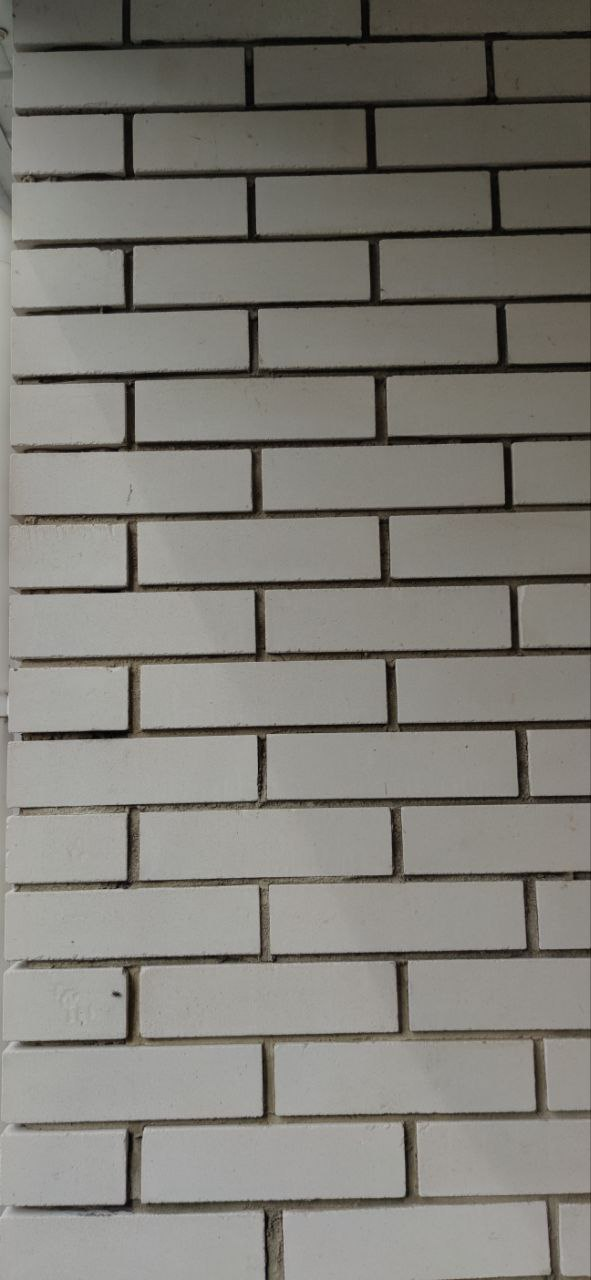
#> input picture images/Bricks_1.jpg, 591 x 1280 px; its folder holds only this picture in this run
$ python preprocessing.py
#> lines starting #> are read from the running program, lines starting #| are printed output that depends on the picture
import cv2
import numpy as np
import os

WIDTH = 600
HEIGHT = 600

def load(path):
#> called with path = './images'
    testsetFilenames = os.listdir(path)
    images = []
    for name in testsetFilenames:
        img = cv2.imread(path + '/' + name)
#> img is the input picture: shape (1280, 591, 3); mean B, G, R 119, 125.4, 127.6
        images.append(img)

    return images


def show(images):
    i = 0
    for img in images:
        cv2.imshow(str(i), img)
        i += 1

    cv2.waitKey(0)
    cv2.destroyAllWindows()

if __name__ == "__main__":
    images = load('./images')
#> images = 1 item

    edges = []
    blurs = []


    i = 1
    for img in images:
        shrinked = cv2.resize(img, (WIDTH, HEIGHT))
        blurred = cv2.GaussianBlur(shrinked, (3,3), 0)
        grayscaled = cv2.cvtColor(blurred, cv2.COLOR_BGR2GRAY)

        edges.append(cv2.Canny(image=grayscaled, threshold1=50, threshold2=150))
#> this loop made 1 pass
#> pass 1, `shrinked = cv2.resize(img, (WIDTH, HEIGHT))`:
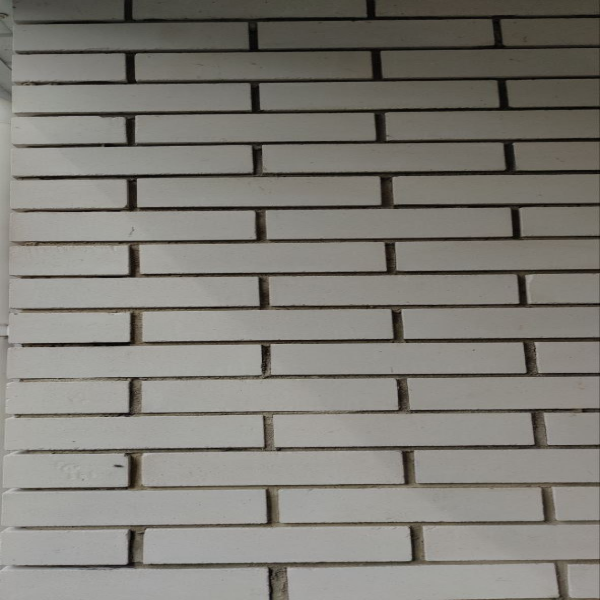
#> shrinked: shape (600, 600, 3); mean B, G, R 119, 125.3, 127.6
#> after the loop, edges = 1 item


    show(edges)
#> the loop in show, `for img in images:` made 1 pass
#> i on pass 1: 1
#> pass 1, in show, `cv2.imshow(str(i), img)`:
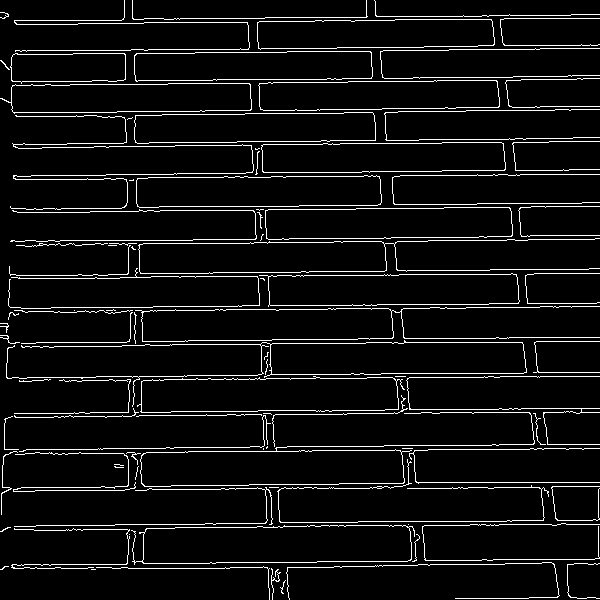
#> window '0': shape (600, 600); 6.4% white in thin lines or dots
#> after the loop in show, `for img in images:`: i = 1

$ run again, on images/Bricks_2.jpg
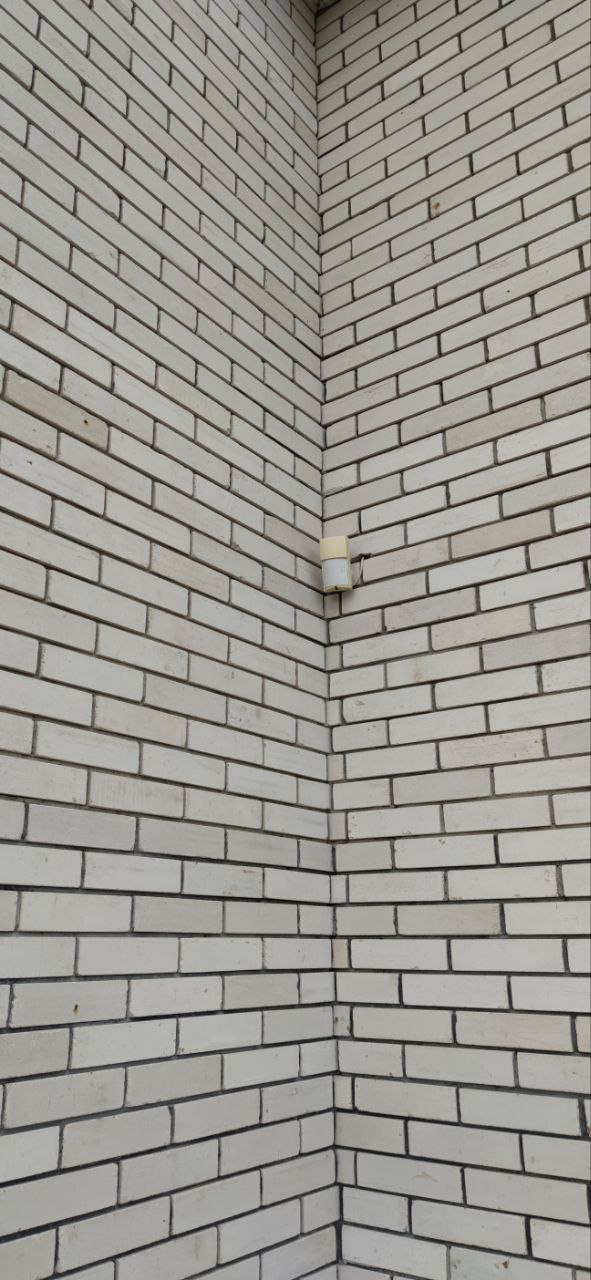
#> input picture images/Bricks_2.jpg, 591 x 1280 px
#> in load, img is the input picture: shape (1280, 591, 3); mean B, G, R 146.3, 151.9, 154.5
#> images = 1 item
#> the loop `for img in images:` made 1 pass
#> pass 1, `grayscaled = cv2.cvtColor(blurred, cv2.COLOR_BGR2GRAY)`:
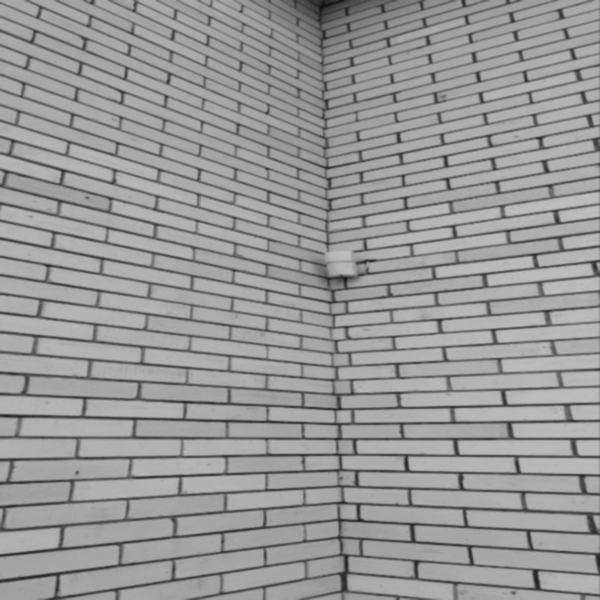
#> grayscaled: shape (600, 600); min 13, max 192, mean 152
#> the loop in show, `for img in images:` made 1 pass
#> i on pass 1: 1
#> pass 1, in show, `cv2.imshow(str(i), img)`:
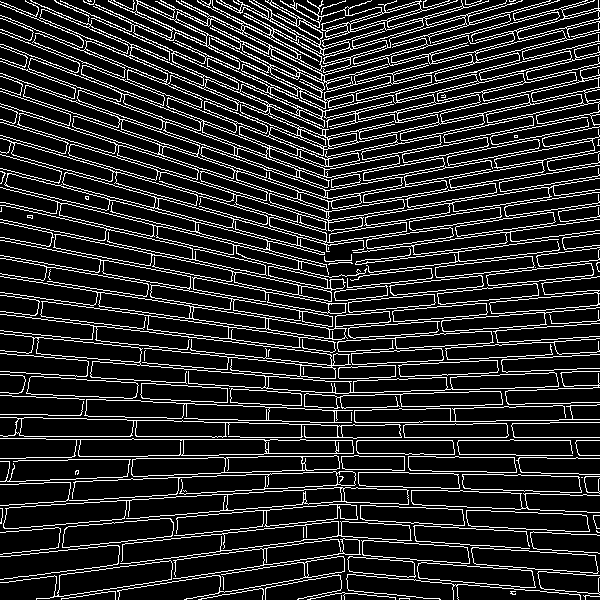
#> window '0': shape (600, 600); 15.8% white in thin lines or dots
#> after the loop in show, `for img in images:`: i = 1

$ run again, on images/Bricks_3.jpg
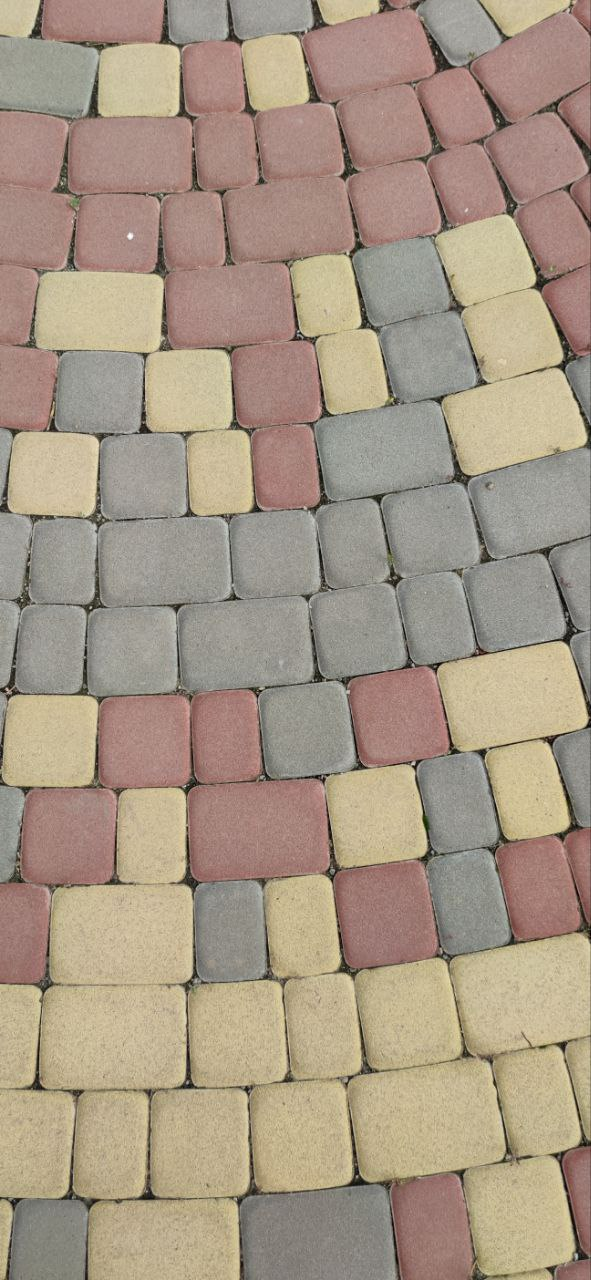
#> input picture images/Bricks_3.jpg, 591 x 1280 px
#> in load, img is the input picture: shape (1280, 591, 3); mean B, G, R 133.2, 151.4, 167.2
#> images = 1 item
#> the loop `for img in images:` made 1 pass
#> pass 1, `grayscaled = cv2.cvtColor(blurred, cv2.COLOR_BGR2GRAY)`:
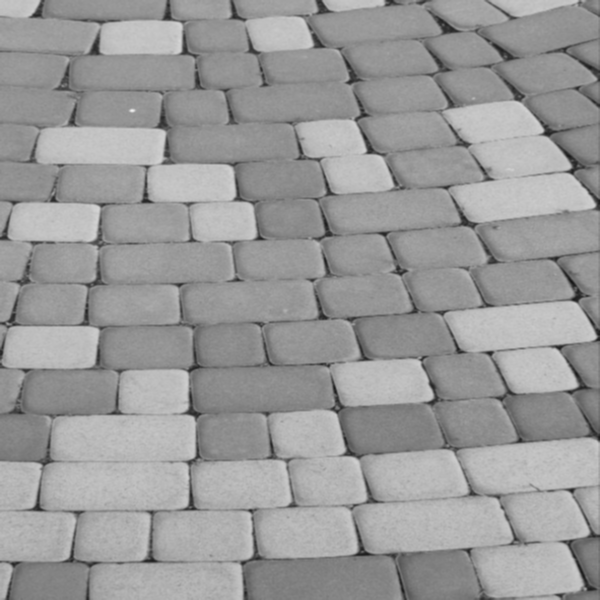
#> grayscaled: shape (600, 600); min 22, max 238, mean 154
#> the loop in show, `for img in images:` made 1 pass
#> i on pass 1: 1
#> pass 1, in show, `cv2.imshow(str(i), img)`:
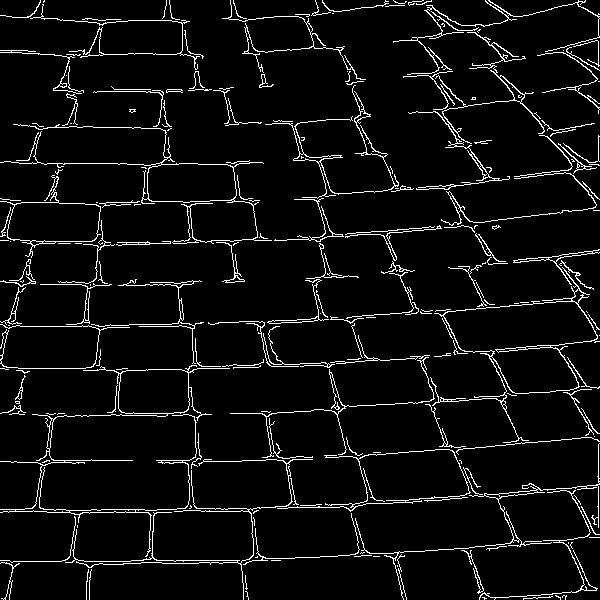
#> window '0': shape (600, 600); 5.6% white in thin lines or dots
#> after the loop in show, `for img in images:`: i = 1

$ run again, on images/Bricks_4.jpg
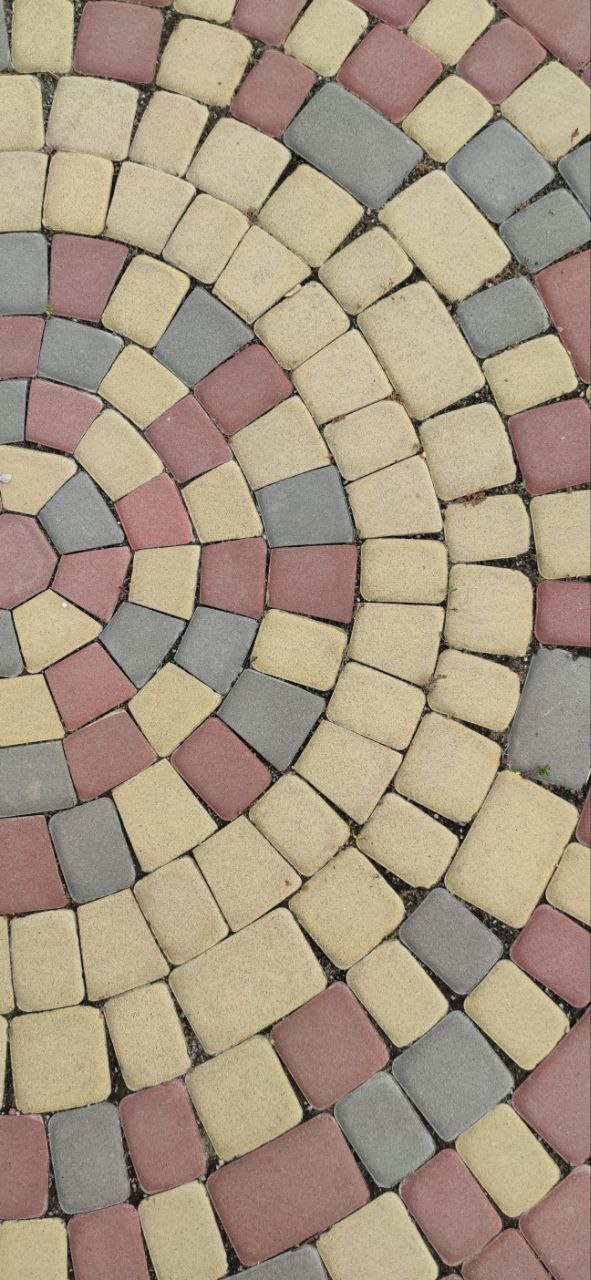
#> input picture images/Bricks_4.jpg, 591 x 1280 px
#> in load, img is the input picture: shape (1280, 591, 3); mean B, G, R 130.5, 150.9, 166.2
#> images = 1 item
#> the loop `for img in images:` made 1 pass
#> pass 1, `grayscaled = cv2.cvtColor(blurred, cv2.COLOR_BGR2GRAY)`:
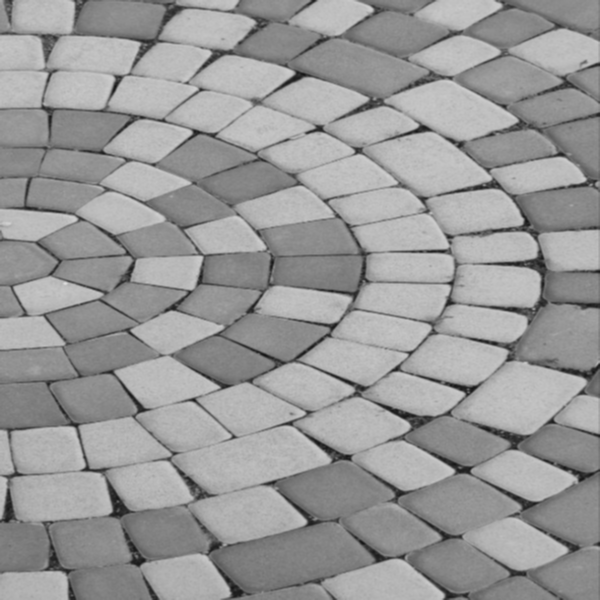
#> grayscaled: shape (600, 600); min 21, max 222, mean 153
#> the loop in show, `for img in images:` made 1 pass
#> i on pass 1: 1
#> pass 1, in show, `cv2.imshow(str(i), img)`:
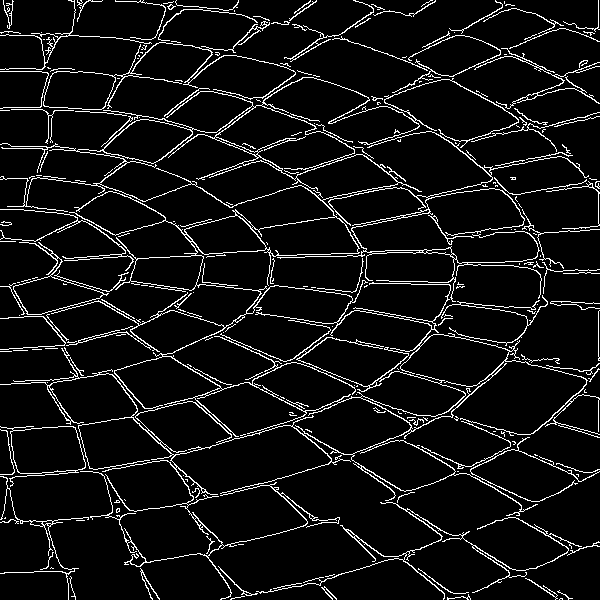
#> window '0': shape (600, 600); 7.2% white in thin lines or dots
#> after the loop in show, `for img in images:`: i = 1
